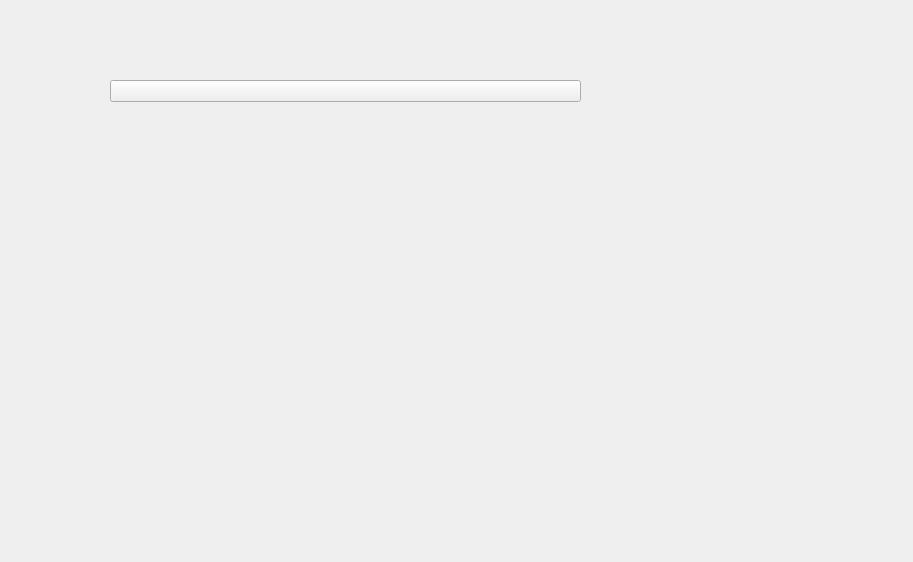
<?xml version="1.0" encoding="UTF-8"?>
<ui version="4.0">
 <class>OrderForGoods</class>
 <widget class="QWidget" name="OrderForGoods">
  <property name="geometry">
   <rect>
    <x>0</x>
    <y>0</y>
    <width>913</width>
    <height>562</height>
   </rect>
  </property>
  <property name="windowTitle">
   <string>Form</string>
  </property>
  <widget class="QWidget" name="verticalLayoutWidget">
   <property name="geometry">
    <rect>
     <x>110</x>
     <y>80</y>
     <width>471</width>
     <height>331</height>
    </rect>
   </property>
   <layout class="QVBoxLayout" name="verticalLayout">
    <item>
     <widget class="QPushButton" name="GoBackBt">
      <property name="styleSheet">
       <string notr="true">border-image: url(:/ICON/picture/Back.ico);</string>
      </property>
      <property name="text">
       <string/>
      </property>
     </widget>
    </item>
    <item>
     <layout class="QVBoxLayout" name="verticalLayout_2">
      <item>
       <widget class="QWidget" name="Bt_widget" native="true">
        <property name="styleSheet">
         <string notr="true">background-color: rgb(240, 240, 240);</string>
        </property>
        <widget class="QWidget" name="horizontalLayoutWidget">
         <property name="geometry">
          <rect>
           <x>0</x>
           <y>0</y>
           <width>461</width>
           <height>16</height>
          </rect>
         </property>
         <layout class="QHBoxLayout" name="horizontalLayout_Bts">
          <item>
           <widget class="QPushButton" name="pushButton_5">
            <property name="styleSheet">
             <string notr="true">border:none;</string>
            </property>
            <property name="text">
             <string>全部</string>
            </property>
           </widget>
          </item>
          <item>
           <widget class="QPushButton" name="pushButton_4">
            <property name="styleSheet">
             <string notr="true">border:none</string>
            </property>
            <property name="text">
             <string>待付款</string>
            </property>
           </widget>
          </item>
          <item>
           <widget class="QPushButton" name="pushButton_3">
            <property name="styleSheet">
             <string notr="true">border:none</string>
            </property>
            <property name="text">
             <string>待发货</string>
            </property>
           </widget>
          </item>
          <item>
           <widget class="QPushButton" name="pushButton_2">
            <property name="styleSheet">
             <string notr="true">border:none</string>
            </property>
            <property name="text">
             <string>待评价</string>
            </property>
           </widget>
          </item>
         </layout>
        </widget>
       </widget>
      </item>
     </layout>
    </item>
    <item>
     <widget class="QStackedWidget" name="stackedWidget">
      <widget class="QWidget" name="page"/>
      <widget class="QWidget" name="page_2"/>
     </widget>
    </item>
   </layout>
  </widget>
  <zorder>verticalLayoutWidget</zorder>
  <zorder>Bt_widget</zorder>
 </widget>
 <resources/>
 <connections/>
</ui>
